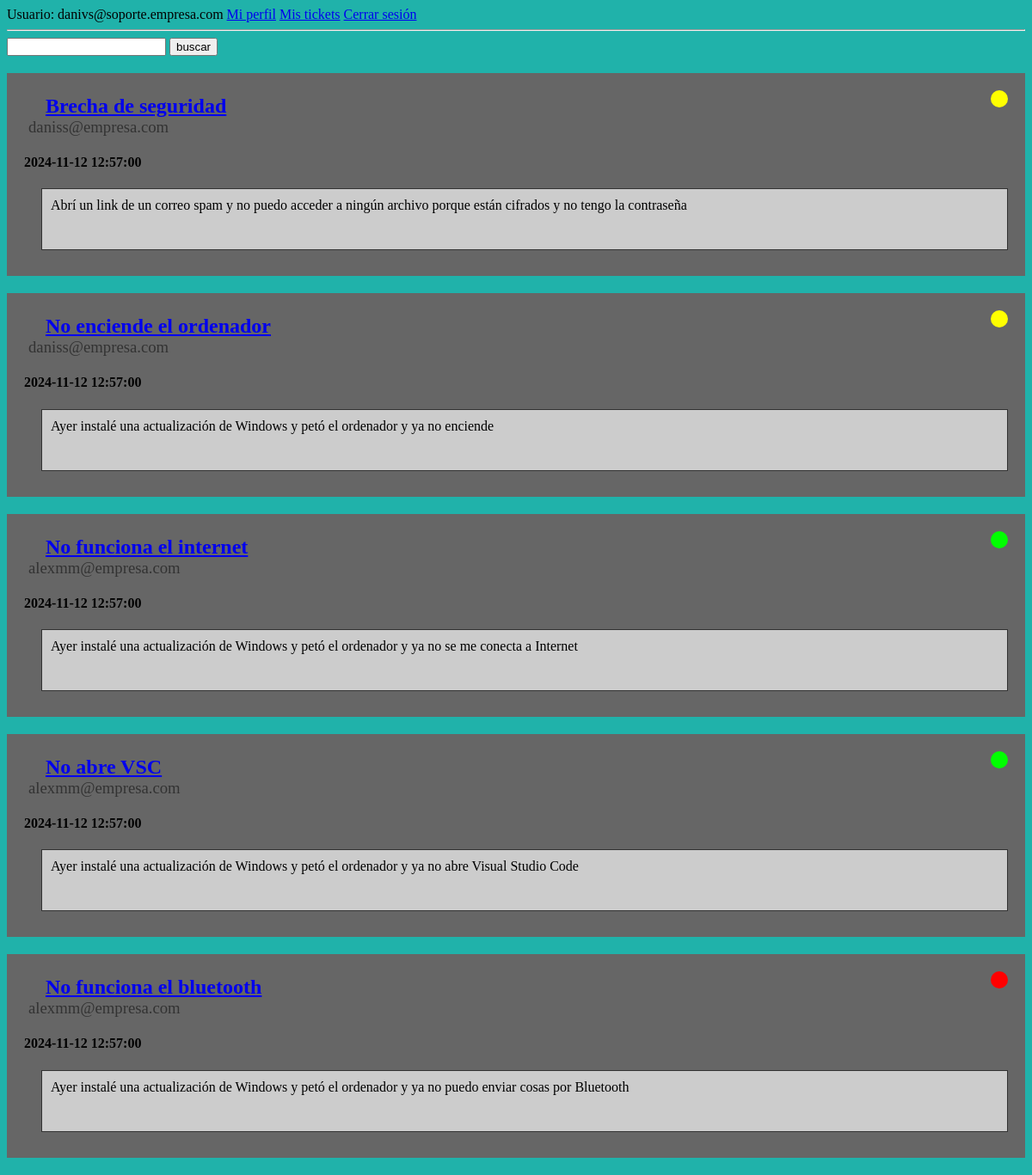
Screenshot of /ticket_list.php (signed in) with the database file from the repository.
### tables this page shows
CREATE TABLE Ticket (
	idTicket INT(10) PRIMARY KEY AUTO_INCREMENT,
    email VARCHAR(255),
    priority INT(1),
    subject VARCHAR(255),
    state INT(1),
    messBody TEXT,
    attachment LONGBLOB,
    sentDate TIMESTAMP DEFAULT CURRENT_TIMESTAMP,
    CONSTRAINT FOREIGN KEY(email) REFERENCES AppUser(email),
    CONSTRAINT FOREIGN KEY(priority) REFERENCES Priority(idPr),
    CONSTRAINT FOREIGN KEY(state) REFERENCES State(idState)
);

### func.php (the view, shortened to what this page needs)
<?php
function printSVG($state) {
    switch ($state) {
        case '1':
            echo '<svg><circle r="10" cx="10" cy="10" fill="lime"/></svg>';
            break;
        case '2':
            echo '<svg><circle r="10" cx="10" cy="10" fill="yellow"/></svg>';
            break;
        case '3':
            echo '<svg><circle r="10" cx="10" cy="10" fill="red"/></svg>';
            break;
    }
}
function querryTickets(?int $id_ticket = -1) {
    require "conection.php";
    $bd = new PDO(
        "mysql:dbname=".$bd_config["bd_name"].";host=".$bd_config["ip"],
        $bd_config["user"],
        $bd_config["password"]
    );
    $select = 'SELECT * FROM ticket WHERE 1 = 1';
    if ($id_ticket < 0) {
        $select = $select . " ORDER BY priority, sentDate";
    }
    return $bd->query($select);
}
function printTicketParameters($subject, $messBody, $email, $state, $sentDate, ?int $id_ticket = -1, ?string $attachment_name = "") {
    if ($subject != "") {
        echo "<h2>";
        if (0 < $id_ticket) { echo '<a href="ticket.php?id='.$id_ticket.'">';}
        echo $subject;
        if (0 < $id_ticket) { echo '</a>';}
        echo "</h2>";
    }
    ?>
    <h3> <?= $email ?> </h3>
    <h4> <?= $sentDate ?> </h4>
    <?php    printSVG($state); ?>
    <div> <?= nl2br($messBody)?></div>
    <?php
}

### ticket_list.php (shortened to what this page needs)
<!DOCTYPE html>
<html lang="en">
<head>
    <link rel="stylesheet" href="css/ticket_list.css">
</head>
<?php require_once "header.php"; ?>
<body>
    <?php
        require_once "func.php";
        ?>
        <form method="get">
            <input type="text" name="search" value= <?php if (isset($_GET["search"])) {
                echo $_GET["search"];
            } ?>>
            <input type="submit" value="buscar">
        </form>
        <?php
        $tickets = querryTickets();
        if($tickets->rowCount() <= 0){
            echo "<p id='not-found-message'> No tienes tickets creados </p>";
        }else {
            foreach ($tickets as $ticket) {
                echo    '<div class="ticket">';
                printTicketParameters($ticket["subject"], $ticket["messBody"], $ticket["email"], $ticket["state"], $ticket["sentDate"], $ticket["idTicket"]);
                echo    '</div>';
            }
        }
    ?>
</body>
</html>

### header.php (shortened to what this page needs)
<header>
    <link rel="stylesheet" href="css/header.css">
    Usuario: <?= $_SESSION['email']?>
    <a href="profile.php">Mi perfil</a>
    <a href="ticket_list.php">Mis tickets</a>
    <a href="logout.php">Cerrar sesión</a>
    <hr>
</header>

### css/ticket_list.css (style rules this page uses)
body { background-color: #333; }
.ticket { background-color: #666; padding: 5px 0px 20px 20px; margin: 20px 0px; position: relative; }
.ticket h2 { margin-left: 5px; }
.ticket h3 { margin-left: 5px; margin-top: -20px; font-weight: normal; opacity: 0.5; }
.ticket svg { color: #ccc; width: 20px; height: 20px; position: absolute; top: 20px; right: 20px; }
.ticket div { background-color: #ccc; border: #333 solid 1px; min-height: 50px; padding: 10px; margin: 10px 20px; }
.ticket a { margin: 10px 20px; }

### css/header.css (style rules this page uses)
body { background-color: lightseagreen; }

### rows the page displays
ticket: subject "Brecha de seguridad", email "daniss@empresa.com", sentDate "2024-11-12 12:57:00", messBody "Abrí un link de un correo spam y no puedo acceder a ningún archivo porque están cifrados y no tengo la contraseña"
ticket: subject "No enciende el ordenador", email "daniss@empresa.com", sentDate "2024-11-12 12:57:00", messBody "Ayer instalé una actualización de Windows y petó el ordenador y ya no enciende"
ticket: subject "No funciona el internet", email "alexmm@empresa.com", sentDate "2024-11-12 12:57:00", messBody "Ayer instalé una actualización de Windows y petó el ordenador y ya no se me conecta a Internet"
ticket: subject "No abre VSC", email "alexmm@empresa.com", sentDate "2024-11-12 12:57:00", messBody "Ayer instalé una actualización de Windows y petó el ordenador y ya no abre Visual Studio Code"
ticket: subject "No funciona el bluetooth", email "alexmm@empresa.com", sentDate "2024-11-12 12:57:00", messBody "Ayer instalé una actualización de Windows y petó el ordenador y ya no puedo enviar cosas por Bluetooth"

### other values shown
$_SESSION['email'] "danivs@soporte.empresa.com"
